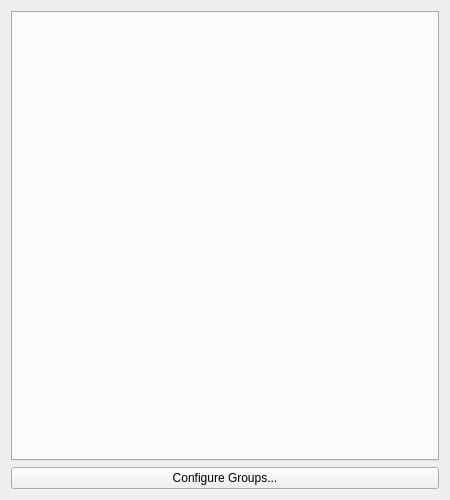
<?xml version="1.0" encoding="UTF-8"?>
<ui version="4.0">
 <class>MainWidget</class>
 <widget class="QWidget" name="MainWidget">
  <property name="geometry">
   <rect>
    <x>0</x>
    <y>0</y>
    <width>450</width>
    <height>500</height>
   </rect>
  </property>
  <property name="sizePolicy">
   <sizepolicy hsizetype="Fixed" vsizetype="Fixed">
    <horstretch>0</horstretch>
    <verstretch>0</verstretch>
   </sizepolicy>
  </property>
  <property name="minimumSize">
   <size>
    <width>450</width>
    <height>500</height>
   </size>
  </property>
  <property name="maximumSize">
   <size>
    <width>400</width>
    <height>500</height>
   </size>
  </property>
  <property name="windowTitle">
   <string>ExeQt</string>
  </property>
  <property name="windowIcon">
   <iconset resource="resources.qrc">
    <normaloff>:/assets/images/desktop-icon.png</normaloff>:/assets/images/desktop-icon.png</iconset>
  </property>
  <layout class="QVBoxLayout" name="verticalLayout">
   <item>
    <widget class="QTabWidget" name="tabGroup">
     <property name="currentIndex">
      <number>-1</number>
     </property>
    </widget>
   </item>
   <item>
    <widget class="QPushButton" name="btnGroupConfigure">
     <property name="text">
      <string>Configure Groups...</string>
     </property>
    </widget>
   </item>
  </layout>
 </widget>
 <layoutdefault spacing="6" margin="11"/>
 <resources>
  <include location="resources.qrc"/>
 </resources>
 <connections/>
</ui>
